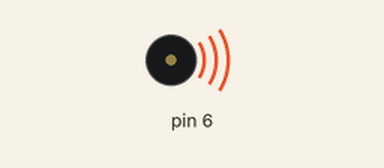
Recording of a sketch running on a simulated Arduino Uno, built with avr-gcc and run on an emulated ATmega328P. Parts: buzzer (waves = sounding).

Above: at 0.5 s.
Timing chart, 0 to 4.6 s (numbered marks = the images above):
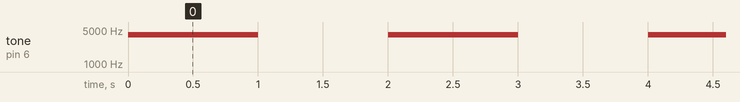

The sketch:

Piezo04Beep.ino
```cpp
/* Beep uses a library function called tone() instead of explicitly clicking the Piezo,
* like the previous sketches in the series. The tone() function is told the frequency to
* generate, and then employs the 'timer interrupt' capability of the ATMEGA328, to look
* after the clicking behaviour 'in parallel', while your sketch carries out other operations.
* See https://github.com/ShrimpingIt/projects/tree/master/sketchbook/shrimpingit/piezo for the other examples in this series
*/

// Pin 6 (see https://www.arduino.cc/en/Hacking/PinMapping168 ) should have a piezoPin
// attached through a series resistor to ground in order to make this work.
// store the number 6 with the name piezoPin
void setup(){
  pinMode(6,OUTPUT);
}

void loop(){
  tone(6, 4000);
  delay(1000);
  noTone(6);
  delay(1000);

  while(millis() > 10000){ //after 10 seconds, stays in this loop, silenced
      //do nothing
  }

}
```

Measured:
- by itself, tone on pin 6: alternates 4000 Hz for 1.0 s and silent for 1.0 s, 12 changes in all, then stays silent
